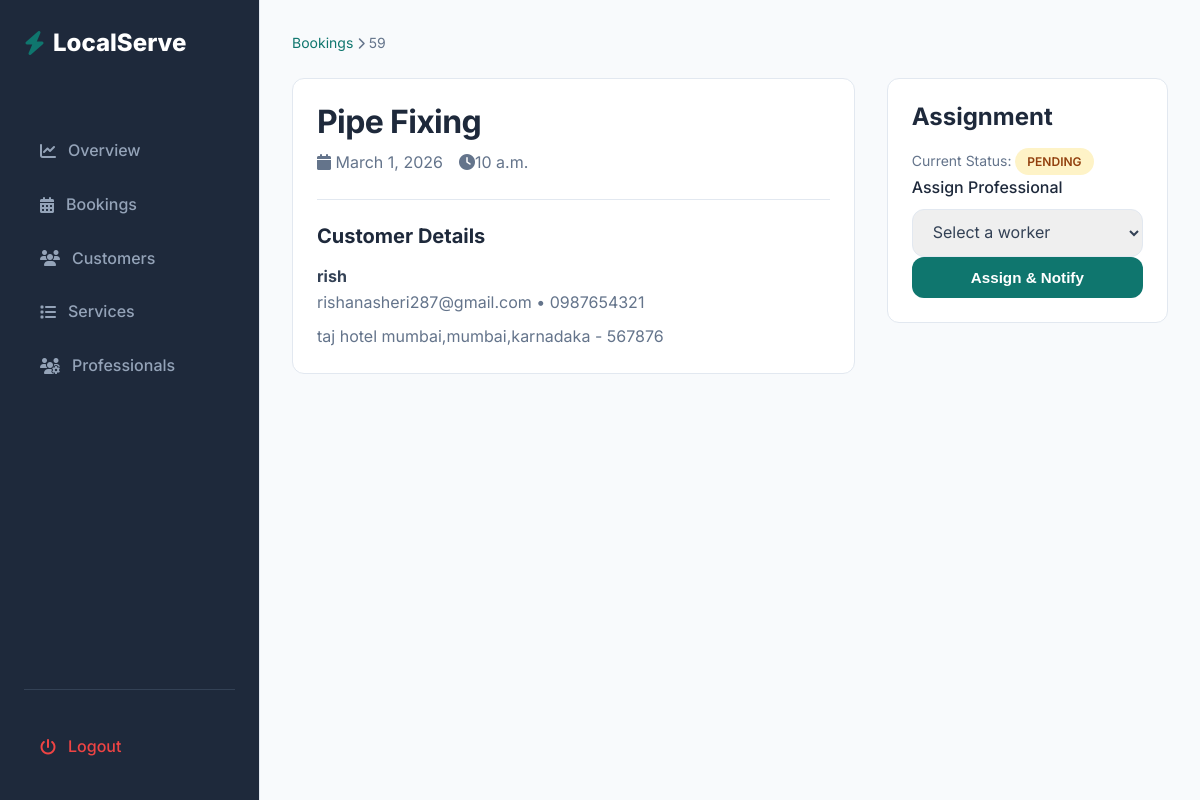
The page /booking/admin_detail/59/ (signed in) on the database as committed earlier.
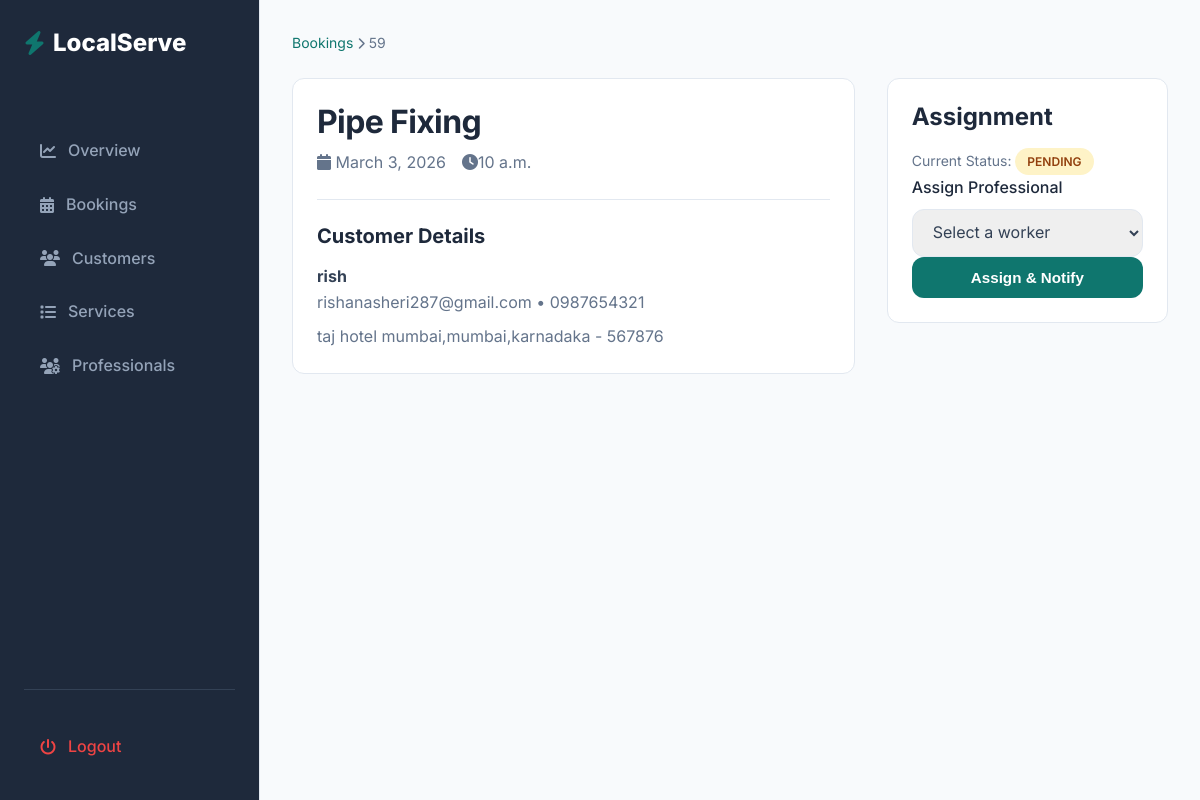
The same page on the database as committed later.
### bookings/models.py (models this page shows, shortened)
class Booking(models.Model):
    BOOKING_STATUS_CHOICES = [
        ('PENDING','Pending'),
        ('ASSIGNED', 'Assigned'),
        ('CONFIRMED','Confirmed'),
        ('IN_PROGRESS','In Progress'),
        ('COMPLETED','Completed'),
        ('CANCELLED', 'Cancelled'),
    ]
    customer = models.ForeignKey(User, on_delete = models.CASCADE, related_name='bookings')
    service = models.ForeignKey(Service, on_delete = models.CASCADE, related_name='bookings')
    worker = models.ForeignKey(Worker, on_delete = models.SET_NULL, null=True, blank=True, related_name='bookings')
    booking_date = models.DateField()
    booking_time = models.TimeField()
    total_price = models.DecimalField(max_digits=8, decimal_places=2, default=0)
    label = models.CharField(max_length=50, blank=True, null=True)
    address_line = models.CharField(max_length=500)
    city = models.CharField(max_length=100)
    state = models.CharField(max_length=100)
    pincode = models.CharField(max_length=10)
    landmark = models.CharField(max_length=100, blank=True)
    booking_status = models.CharField(max_length=20, choices = BOOKING_STATUS_CHOICES, default='PENDING')
    created_at = models.DateTimeField(auto_now_add=True)
    updated_at = models.DateTimeField(auto_now = True)

### services/models.py (models this page shows, shortened)
class Service(models.Model):
    category = models.ForeignKey(ServiceCategory, on_delete=models.CASCADE, related_name = "services")
    title = models.CharField(max_length=150)
    description = models.TextField()
    price = models.DecimalField(max_digits=8,decimal_places=2)
    duration_minutes = models.IntegerField()
    image = models.ImageField(upload_to="services/",blank=True, null=True)
    is_active = models.BooleanField(default=True)
    created_at = models.DateTimeField(auto_now_add=True)
    is_best_seller = models.BooleanField(default=False)
    includes = models.TextField(blank=True,default="",
        help_text="Enter one item per line (e.g. Deep dusting, Floor cleaning, etc.)"
    )

### accounts/models.py (models this page shows, shortened)
class CustomerProfile(models.Model):
    user = models.OneToOneField(User, on_delete=models.CASCADE, related_name="customer_profile")
    full_name = models.CharField(max_length=30)
    phone = models.CharField(max_length=15, unique=True, blank=True, null=True)
    created_at = models.DateTimeField(auto_now_add=True)

### bookings/views.py (the view)
# urls.py: path('admin_detail/<int:booking_id>/',views.admin_booking_detail, name="admin_booking_detail"),
@staff_member_required
def admin_booking_detail(request, booking_id):
    booking = get_object_or_404(Booking, id=booking_id)
    if request.method == "POST":
        form = BookingAssignForm(request.POST, instance=booking)
        if form.is_valid():
            booking = form.save()
            if booking.worker: #worker stored in booking
                booking.booking_status = "ASSIGNED"
            booking.save()  #worker is saved
            return redirect('admin_booking_detail', booking_id = booking.id)
    else:
        form = BookingAssignForm(instance = booking)
    return render(request, 'admin/bookings/admin_booking_detail.html',{'booking':booking,'form':form})

### bookings/forms.py (shortened to what this page needs)
class BookingAssignForm(forms.ModelForm):
    class Meta:
        model = Booking
        fields = ['worker']
    def __init__(self, *args, **kwargs):
        super().__init__(*args, **kwargs)
        booking = self.instance
        if booking and booking.service:
            self.fields['worker'].queryset = Worker.objects.filter(
                services = booking.service, # Only workers who can do this service
                is_active = True
            )
        self.fields['worker'].empty_label = "Select a worker"
        self.fields['worker'].widget.attrs.update({
            'class': 'form-control'
        }),
        if not self.fields['worker'].queryset.exists():
            self.fields['worker'].help_text = "No workers available for this service."

### services/models.py (called while the page is built)
    def __str__(self):
        return self.full_name

### templates/admin/bookings/admin_booking_detail.html (shortened to what this page needs)
{% extends "base_admin.html" %}
        {% block content %}
            <div class="breadcrumbs">
                <a href="{% url 'admin_booking' %}">Bookings</a> <i class="fa-solid fa-chevron-right text-xs"></i>
                <span>{{ booking.id }}</span>
            </div>
            <div style="display: grid; grid-template-columns: 2fr 1fr; gap: 2rem;">
                <div>
                    <div class="card" style="margin-bottom: 2rem;">
                        <h2 style="margin-bottom: 0.5rem;">{{ booking.service.title }}</h2>
                        <div class="flex items-center gap-md text-light">
                            <span><i class="fa-solid fa-calendar"></i> {{ booking.booking_date }}</span>
                            <span><i class="fa-solid fa-clock"></i>{{ booking.booking_time }}</span>
                        </div>
                        <hr style="border:none; border-top: 1px solid var(--color-border); margin: 1.5rem 0;">
                        <h4 style="margin-bottom: 1rem;">Customer Details</h4>
                        <p class="font-bold">{{ booking.customer.username }}</p>
                        <p class="text-light">{{ booking.customer.email }} • {{ booking.customer.customer_profile.phone }}</p>
                        <p class="text-light" style="margin-top: 0.5rem;">{{ booking.address_line }},{{ booking.city }},{{ booking.state }} - {{ booking.pincode }}</p>
                    </div>
                </div>
                <div>
                    <div class="card bg-white">
                        <h3 style="margin-bottom: 1rem;">Assignment</h3>
                        <p class="text-light text-sm mb-2">Current Status:
                            {% if booking.booking_status == "PENDING" %}
                                <span class="badge badge-warning">PENDING</span>
                            {% elif booking.booking_status == "ASSIGNED" %}
                                <span class="badge badge-info">ASSIGNED</span>
                            {% elif booking.booking_status == "CONFIRMED" %}
                                <span class="badge badge-success">CONFIRMED</span>
                            {% elif booking.booking_status == "CANCELLED" %}
                                <span class="badge badge-danger">CANCELLED</span>
                            {% endif %}
                        <form method="POST">
                            <label class="form-label">Assign Professional</label>
                            {{ form.worker }}
                            <button class="btn btn-primary btn-block">Assign & Notify</button>
                        </form>
                    </div>
                </div>
            </div>
        {% endblock %}

Rows that differ between the two databases and show on the page:
changed Booking "taj hotel mumbai": booking_date "March 1, 2026" → "March 3, 2026"
